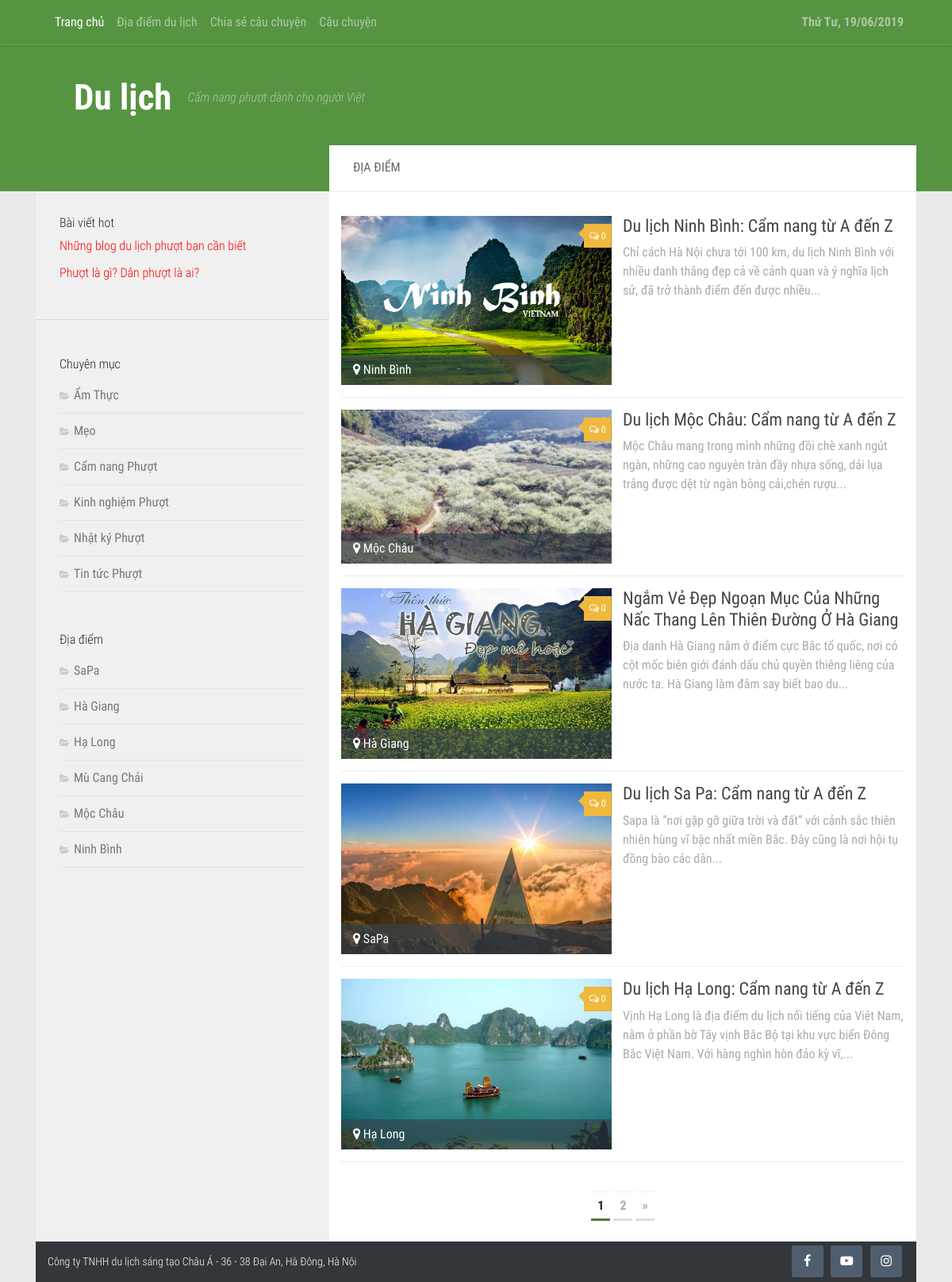
/diadiemdulich.php, run on an earlier commit of the app's database.
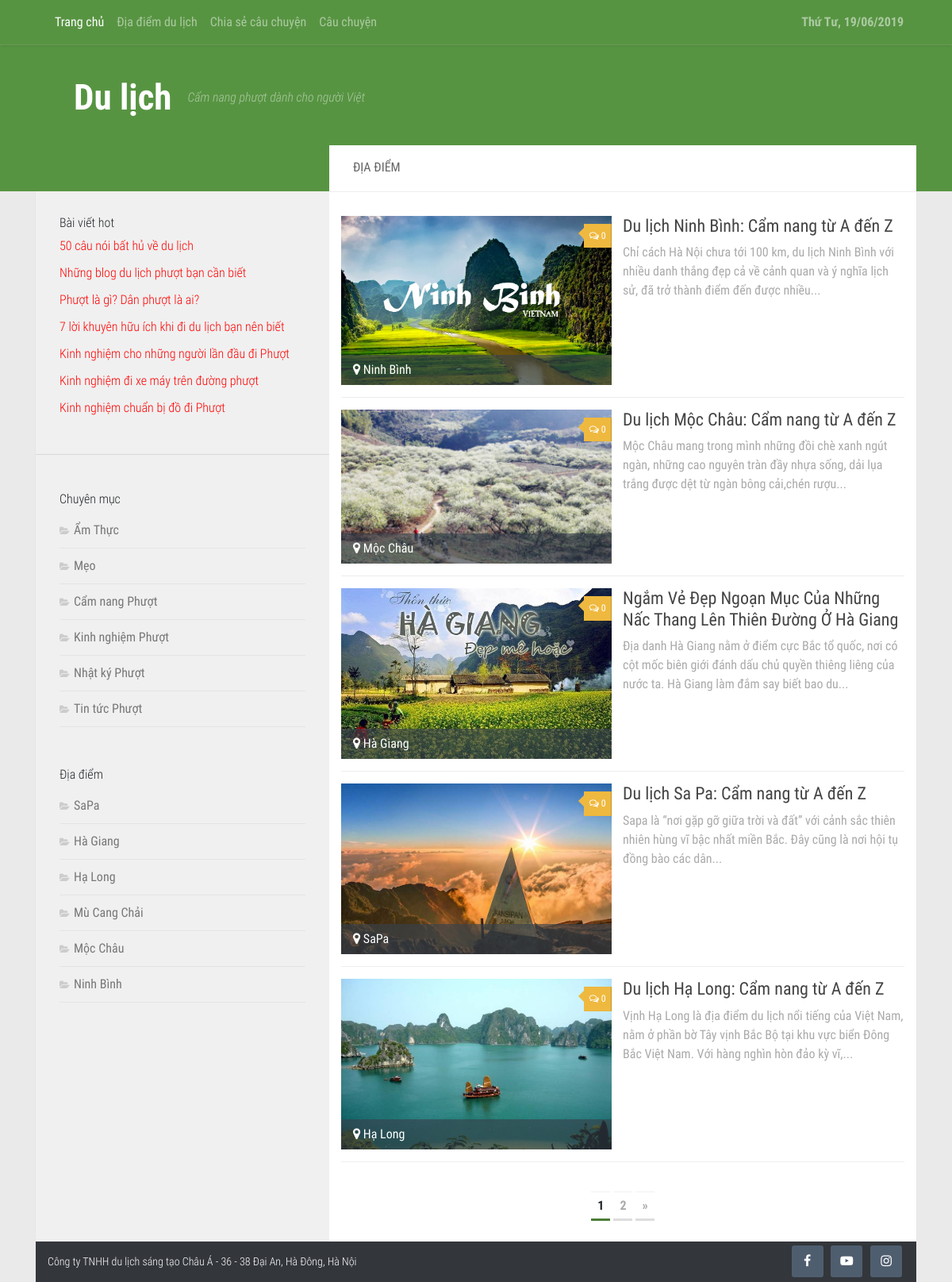
And on a later commit of the database.
### tables this page shows
CREATE TABLE `tintuc` (
  `tintuc_id` int(11) NOT NULL,
  `danhmuc_id` int(11) DEFAULT NULL,
  `tintuc_ten` varchar(150) DEFAULT NULL,
  `tintuc_mota` text NOT NULL,
  `tintuc_noidung` text,
  `tintuc_anh` varchar(100) DEFAULT NULL,
  `tintuc_ngaytao` date DEFAULT NULL,
  `tintuc_hot` tinyint(4) DEFAULT NULL
);

CREATE TABLE `danhmuc` (
  `danhmuc_id` int(11) NOT NULL,
  `danhmuc_ten` varchar(100) NOT NULL,
  `danhmuc_vitri` int(11) NOT NULL,
  `danhmuc_ngaytao` date NOT NULL
);

CREATE TABLE `diadiem` (
  `diadiem_id` int(11) NOT NULL,
  `diadiem_ten` varchar(150) NOT NULL,
  `diadiem_anh` varchar(100) NOT NULL,
  `diadiem_ngaytao` date NOT NULL,
  `diadiem_vitri` int(11) NOT NULL
);

CREATE TABLE `baiviet_diadiem` (
  `baiviet_diadiem_id` int(11) NOT NULL,
  `diadiem_id` int(11) NOT NULL,
  `baiviet_diadiem_ten` varchar(150) NOT NULL,
  `baiviet_diadiem_mota` text NOT NULL,
  `baiviet_diadiem_anh` varchar(100) NOT NULL,
  `baiviet_diadiem_noidung` text NOT NULL,
  `baiviet_diadiem_ngaytao` date NOT NULL,
  `baiviet_diadiem_hot` tinyint(4) NOT NULL
);

### diadiemdulich.php (the view, shortened to what the changed rows need)
<?php include('includes/mysqli_connect.php');?>
<?php include('includes/functions.php');?>
<?php include('includes/header.php');?>
<main id="main">
  <div class="container">
    <div class="row">
      <div class="col-md-12">
        <div class="wrapper-main">
          <div class="row m-0">
            <div class="col-md-4 p-0">
              <?php include('includes/sidebar.php');?>
            </div>
            <div class="col-md-8 p-0">
              <div class="wrapper-main-content">
                <h2 class="title"> ĐỊA ĐIỂM </h2>
                <div class="row">
                  <div class="col-md-12">
                    <div class="box-content">
                      <div class='location-layout'>
                        <div class="row">
                          <?php
                            $display = 5;
                            $posts = fetch_location($display);
                            $type = 'diadiem';
                            if(!empty($posts)){
                              foreach ($posts as $post) {
                                $countComment = countComment($type, $post['baiviet_diadiem_id']);
                                if($countComment > 0) {
                                  $count = $countComment;
                                } else {
                                  $count = 0;
                                }
                                echo "
                                  <div class='item_wrap clearfix'>
                                    <div class='image_wrap'>
                                      <a href='chitietdiadiem.php?id={$post['baiviet_diadiem_id']}'>
                                        <img src='".BASE_URL."/admin/uploads/images/{$post['baiviet_diadiem_anh']}' class='img-fluid' alt=''>
                                      </a>
                                      <a class='post-comments' href='chitietdiadiem.php?id={$post['baiviet_diadiem_id']}#disscuss'><span><i class='fa fa-comments-o'></i>{$count}</span></a>
                                      <a href='diadiem.php?id={$post['diadiem_id']}'><div class='location-icon'><i class='fa fa-map-marker' aria-hidden='true'></i> {$post['diadiem_ten']}</div></a>
                                    </div>
                                    <div class='details_wrap'>
                                      <div class='information_wrapper'>
                                          <h2 class='name'><a href='chitietdiadiem.php?id={$post['baiviet_diadiem_id']}'>{$post['baiviet_diadiem_ten']}</a></h2>
                                          <div class='description'>".the_excerpt($post['baiviet_diadiem_mota'], 250)."</div>
                                      </div>
                                    </div>
                                  </div>
                                ";
                              }
                            } else {
                              $messages = "<p>Không có bài viết nào</p>";
                            }
                          ?>
                        </div>
                      </div>
                      <?php echo pagination(NULL ,$display , 'baiviet_diadiem');  ?>
                    </div>
                  </div>
                </div>
              </div>
            </div>
          </div>
        </div>
      </div>
    </div>
  </div>
</main>
<?php include('includes/footer.php');?>

### includes/sidebar.php (shortened to what the changed rows need)
<aside id="aside">
  <div class="sidebar-sticky">
    <div class="wrapper-post-hot">
      <ul class="list-post-hot">
        <?php
          $query = "SELECT tintuc_id, tintuc_ten FROM tintuc WHERE tintuc_hot = 1 ORDER BY tintuc_id ASC LIMIT 0, 10";
          $result = $dbc->query($query);
          while ($news = $result->fetch_array(MYSQLI_ASSOC)) {
              echo "<li><a href='single.php?id={$news['tintuc_id']}'";
              echo ">".$news['tintuc_ten']. "</a></li>";
          }
         ?>
      </ul>
    </div>
    <div class="wrapper-categories">
      <ul>
        <?php
          $query = "SELECT * FROM danhmuc ORDER BY danhmuc_id ASC";
          $result = $dbc->query($query);
          while ($cats = $result->fetch_array(MYSQLI_ASSOC)) {
              echo "<li class='cat-item'><a href='danhmuctintuc.php?id={$cats['danhmuc_id']}'";
              echo ">".$cats['danhmuc_ten']. "</a></li>";
          }
         ?>
      </ul>
    </div>
    <div class="wrapper-categories">
      <ul>
        <?php
          $query = "SELECT * FROM diadiem ORDER BY diadiem_id ASC";
          $result = $dbc->query($query);
          while ($location = $result->fetch_array(MYSQLI_ASSOC)) {
              echo "<li class='cat-item'><a href='diadiem.php?id={$location['diadiem_id']}'";
              echo ">".$location['diadiem_ten']. "</a></li>";
          }
         ?>
      </ul>
    </div>
  </div>
</aside>

### includes/functions.php (shortened to what the changed rows need)
<?php
    function the_excerpt($text, $string = 400) {
        $sanitized = strip_tags($text);
        if(strlen($sanitized) > $string) {
            $cutString = substr($sanitized,0,$string);
            $words = substr($sanitized, 0, strrpos($cutString, ' '));
            return $words .'...';
        } else {
            return $sanitized;
        }
    }
    function fetch_location($display = 5) {
        global $dbc;
        $start = (isset($_GET['s']) && filter_var($_GET['s'], FILTER_VALIDATE_INT, array('min_range' => 1))) ? $_GET['s'] : 0;
        $query = "SELECT l.baiviet_diadiem_hot ,l.baiviet_diadiem_id, l.baiviet_diadiem_ten, l.baiviet_diadiem_mota, l.baiviet_diadiem_noidung, l.baiviet_diadiem_anh, DATE_FORMAT(l.baiviet_diadiem_ngaytao, '%d Tháng %m, %y') AS date, c.diadiem_ten, c.diadiem_id ";
        $query .= " FROM baiviet_diadiem AS l ";
        $query .= " LEFT JOIN diadiem AS c ";
        $query .= " USING (diadiem_id) ORDER BY l.baiviet_diadiem_hot DESC LIMIT {$start}, {$display}";
        $result = $dbc->query($query);
        if($result->num_rows > 0) {
            $posts = array();
            while($results = $result->fetch_array(MYSQLI_ASSOC)) {
                $posts[] = $results;
            }
            return $posts;
        } else {
            return FALSE;
        }
    }
    function countComment($type, $id) {
        global $dbc;
        $query = "SELECT count(binhluan_id) FROM binhluan WHERE binhluan_kieu = '{$type}' AND foreign_id = {$id}";
        $result = $dbc->query($query);
        if($result->num_rows > 0) {
            list($count) = $result->fetch_array(MYSQLI_NUM);
          return $count;
        } else{
          return FALSE;
        }
    }
    function pagination($id = NULL ,$display = 5, $table){
        global $dbc; global $start;
        if(isset($_GET['p']) && filter_var($_GET['p'], FILTER_VALIDATE_INT, array('min_range' => 1))) {
            $page = $_GET['p'];
        } else {
            $query = "SELECT COUNT({$table}_id) FROM {$table}";
            $result = $dbc->query($query);
            list($record) = $result->fetch_array(MYSQLI_NUM);
            if($record > $display) {
                $page = ceil($record/$display);
            } else {
                $page = 1;
            }
        }
        $output = "<nav class='pagination clearfix'><div class='wp-pagenavi'>";
        if($page > 1) {
            $current_page = ($start/$display) + 1;
            for($i = 1; $i <= $page; $i++) {
                if($i != $current_page) {
                    $output .= "<a class='page larger' href='?id={$id}&s=".($display * ($i - 1))."&p={$page}'>{$i}</a>";
                } else {
                    $output .= "<a class='page larger current'>{$i}</a>";
                }
            }
            if($current_page != $page) {
                $output .= "<a class='nextpostslink ".$current_page."' rel='next' href='?id={$id}&s=".($start + $display)."&p={$page}'>»</a>";
            }
        }
            $output .= "</div></nav>";
            return $output;
    }
?>

What changed in the data, as far as the page shows it:
now on this page (row edited): tintuc: tintuc_ten "50 câu nói bất hủ về du lịch"
added tintuc: tintuc_ten "7 lời khuyên hữu ích khi đi du lịch bạn nên biết"
added tintuc: tintuc_ten "Kinh nghiệm cho những người lần đầu đi Phượt"
added tintuc: tintuc_ten "Kinh nghiệm đi xe máy trên đường phượt"
added tintuc: tintuc_ten "Kinh nghiệm chuẩn bị đồ đi Phượt"
